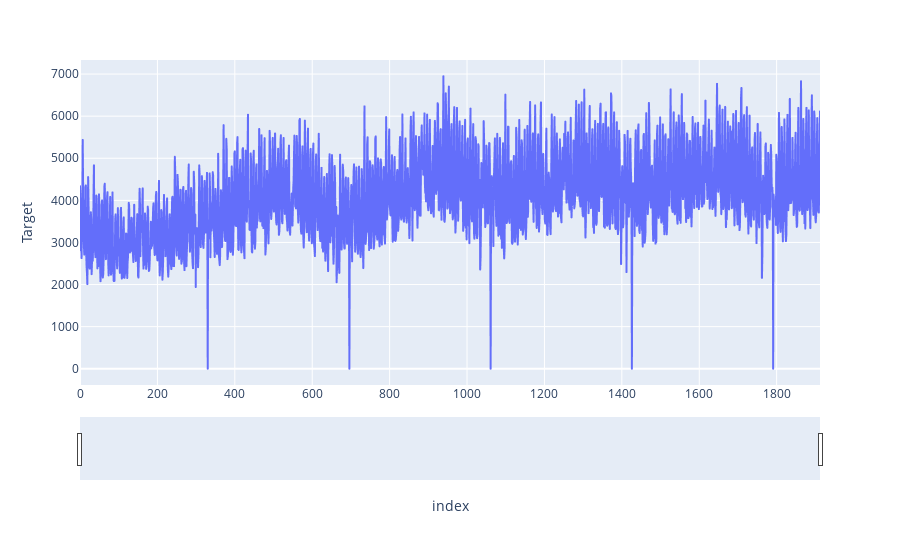

The notebook cell this image was saved under:
### Code cell
import plotly.express as px
obd=pd.DataFrame({'Target':df.iloc[0].values,'Prediction':model_fit.predict(1,df.iloc[0].shape[0],typ='levels')})
obd.shape
fig=px.line(obd,x=obd.index,y='Target')
fig.update_xaxes(rangeslider_visible=True)
fig.show()

### Figure 1 — Plotly figure (JSON) as saved in the notebook; plotly's stock layout.template omitted (floating-point values rounded to 4 significant figures; data arrays with more than 128 entries replaced by an {"elided": "..."} marker saying what was removed)
{"data": [{"hovertemplate": "index=%{x}<br>Target=%{y}<extra></extra>", "legendgroup": "", "line": {"color": "#636efa", "dash": "solid"}, "mode": "lines", "name": "", "showlegend": false, "type": "scattergl", "x": {"elided": "1913 int values"}, "xaxis": "x", "y": {"elided": "1913 int values"}, "yaxis": "y"}], "layout": {"legend": {"tracegroupgap": 0}, "margin": {"t": 60}, "xaxis": {"anchor": "y", "domain": [0, 1], "rangeslider": {"visible": true}, "title": {"text": "index"}}, "yaxis": {"anchor": "x", "domain": [0, 1], "title": {"text": "Target"}}}}
